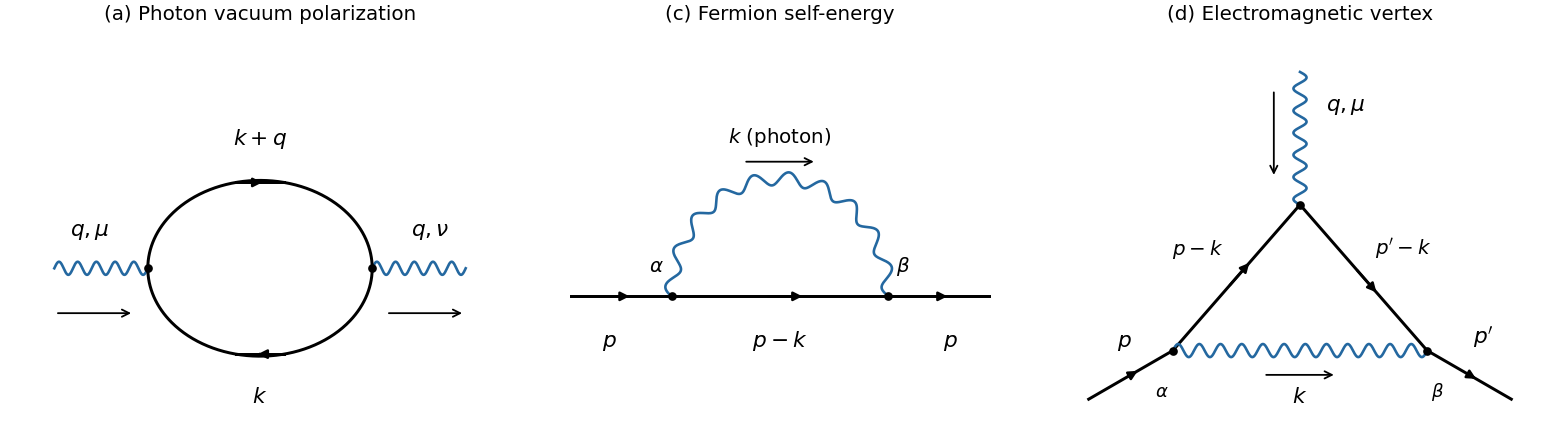

Recreate this plot in Python.
"""Original diagrams for Oxford A15272H1 (2025), question 2.

Run from the repository root with its pyproject.toml environment.
Tested with Python 3.14, NumPy 2.3.5, and Matplotlib 3.10.7.
Only writes its PNG to the current working directory.
"""

from pathlib import Path

import matplotlib

matplotlib.use("Agg")
import matplotlib.pyplot as plt
import numpy as np


def line(ax, start, end, arrow=True):
    a, b = np.array(start), np.array(end)
    ax.plot(*np.array([a, b]).T, color="black", lw=1.65)
    if arrow:
        ax.annotate("", xy=a + 0.62 * (b - a), xytext=a + 0.43 * (b - a),
                    arrowprops={"arrowstyle": "-|>", "color": "black", "lw": 1.4})


def photon(ax, start, end, waves=8):
    a, b = np.array(start), np.array(end)
    v = b - a
    normal = np.array([-v[1], v[0]]) / np.linalg.norm(v)
    t = np.linspace(0, 1, 650)
    pts = a[:, None] + v[:, None] * t + 0.035 * normal[:, None] * np.sin(2 * np.pi * waves * t)
    ax.plot(pts[0], pts[1], color="#2468a0", lw=1.45)


def vertex(ax, *points):
    for point in points:
        ax.plot(*point, "o", color="black", ms=3.8)


def main():
    fig, axes = plt.subplots(1, 3, figsize=(12, 3.4), layout="constrained", facecolor="white")
    for ax in axes:
        ax.set(xlim=(-1.18, 1.18), ylim=(-0.9, 1.2), aspect="equal")
        ax.set_axis_off()

    ax = axes[0]
    ax.set_title("(a) Photon vacuum polarization", fontsize=11, pad=13)
    left, right = (-0.6, 0), (0.6, 0)
    photon(ax, (-1.1, 0), left, 5)
    photon(ax, right, (1.1, 0), 5)
    t = np.linspace(0, 2 * np.pi, 600)
    ax.plot(0.6 * np.cos(t), 0.47 * np.sin(t), color="black", lw=1.65)
    # Clockwise fermion flow: top left-to-right, bottom right-to-left.
    line(ax, (-0.13, 0.459), (0.13, 0.459))
    line(ax, (0.13, -0.459), (-0.13, -0.459))
    vertex(ax, left, right)
    ax.text(0, 0.66, r"$k+q$", ha="center", fontsize=12)
    ax.text(0, -0.72, r"$k$", ha="center", fontsize=12)
    ax.text(-0.91, 0.17, r"$q,\mu$", ha="center", fontsize=12)
    ax.text(0.91, 0.17, r"$q,\nu$", ha="center", fontsize=12)
    ax.annotate("", xy=(-0.67, -0.24), xytext=(-1.1, -0.24), arrowprops={"arrowstyle": "->"})
    ax.annotate("", xy=(1.1, -0.24), xytext=(0.67, -0.24), arrowprops={"arrowstyle": "->"})

    ax = axes[1]
    ax.set_title("(c) Fermion self-energy", fontsize=11, pad=13)
    left, right = (-0.58, -0.15), (0.58, -0.15)
    line(ax, (-1.12, -0.15), left)
    line(ax, left, right)
    line(ax, right, (1.12, -0.15))
    t = np.linspace(np.pi, 0, 650)
    x, y = 0.58 * np.cos(t), -0.15 + 0.63 * np.sin(t)
    normal = np.array([np.cos(t), np.sin(t)])
    ripple = 0.035 * np.sin(np.linspace(0, 20 * np.pi, t.size))
    ax.plot(x + normal[0] * ripple, y + normal[1] * ripple, color="#2468a0", lw=1.45)
    vertex(ax, left, right)
    ax.text(0, 0.67, r"$k$ (photon)", ha="center", fontsize=11)
    ax.annotate("", xy=(0.2, 0.57), xytext=(-0.2, 0.57), arrowprops={"arrowstyle": "->"})
    ax.text(0, -0.42, r"$p-k$", ha="center", fontsize=12)
    ax.text(-0.91, -0.42, r"$p$", ha="center", fontsize=12)
    ax.text(0.91, -0.42, r"$p$", ha="center", fontsize=12)
    ax.text(-0.62, -0.02, r"$\alpha$", ha="right", fontsize=11)
    ax.text(0.62, -0.02, r"$\beta$", ha="left", fontsize=11)

    ax = axes[2]
    ax.set_title("(d) Electromagnetic vertex", fontsize=11, pad=13)
    left, mid, right = (-0.68, -0.44), (0, 0.34), (0.68, -0.44)
    line(ax, (-1.13, -0.7), left)
    line(ax, left, mid)
    line(ax, mid, right)
    line(ax, right, (1.13, -0.7))
    photon(ax, left, right, 12)
    photon(ax, (0, 1.05), mid, 6)
    vertex(ax, left, mid, right)
    ax.text(-0.55, 0.07, r"$p-k$", ha="center", fontsize=11)
    ax.text(0.55, 0.07, r"$p'-k$", ha="center", fontsize=11)
    ax.text(0, -0.72, r"$k$", ha="center", fontsize=12)
    ax.annotate("", xy=(0.2, -0.57), xytext=(-0.2, -0.57), arrowprops={"arrowstyle": "->"})
    ax.text(-0.94, -0.42, r"$p$", ha="center", fontsize=12)
    ax.text(0.98, -0.4, r"$p'$", ha="center", fontsize=12)
    ax.text(0.14, 0.84, r"$q,\mu$", fontsize=12)
    ax.annotate("", xy=(-0.14, 0.48), xytext=(-0.14, 0.96), arrowprops={"arrowstyle": "->"})
    ax.text(-0.7, -0.69, r"$\alpha$", ha="right", fontsize=10)
    ax.text(0.7, -0.69, r"$\beta$", ha="left", fontsize=10)

    fig.savefig(Path.cwd() / "2025-qed-one-loop-diagrams.png", dpi=130,
                facecolor="white", transparent=False)
    plt.close(fig)


if __name__ == "__main__":
    main()
